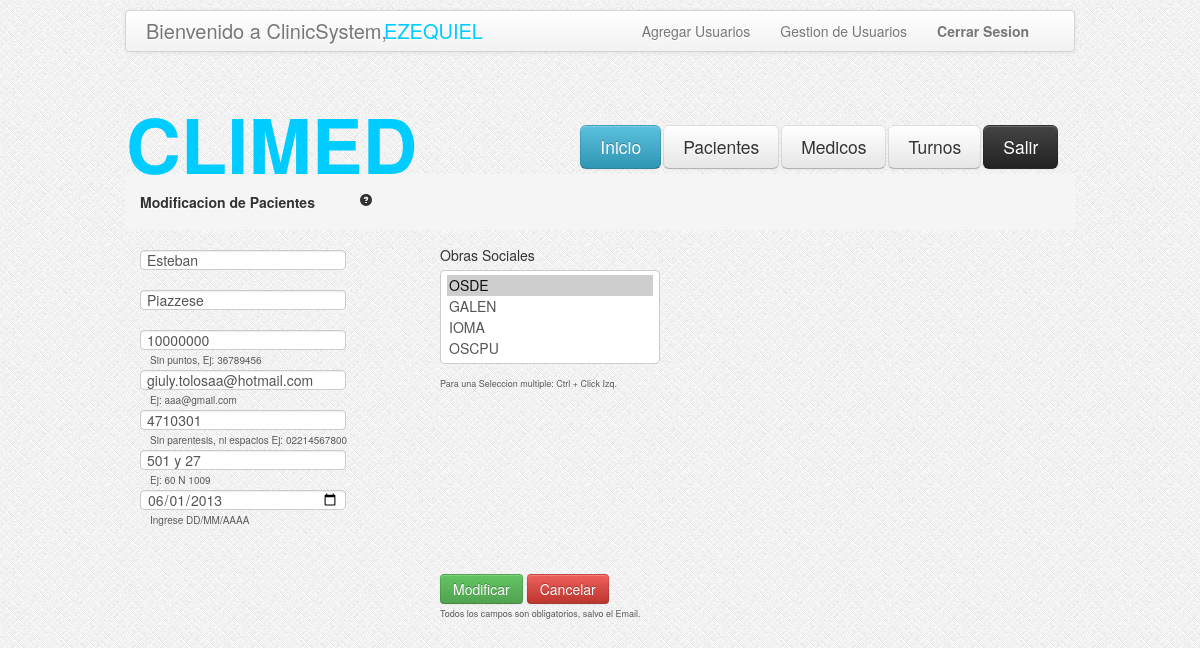
Screenshot of /CargaPaciente.php?idpaciente=73 (signed in) with the database file from the repository.
### tables this page shows
CREATE TABLE IF NOT EXISTS `pacientes` (
  `idpaciente` int(11) NOT NULL AUTO_INCREMENT,
  `dni` int(11) NOT NULL,
  `apellido` varchar(100) NOT NULL,
  `nombre` varchar(100) NOT NULL,
  `email` varchar(100) DEFAULT NULL,
  `telefono` int(11) NOT NULL,
  `fechaNac` date NOT NULL,
  `direccion` varchar(255) NOT NULL,
  `activo` tinyint(4) NOT NULL DEFAULT '1',
  PRIMARY KEY (`idpaciente`)
);

### CargaPaciente.php (the view, shortened to what this page needs)
<head>
	<link rel="stylesheet" type="text/css" href="css/estilo.css"/>
	<link rel="stylesheet" type="text/css" href="css/bootstrap.css"/>
	<link rel="stylesheet" type="text/css" href="css/bootstrap-responsive.css"/>
</head>
<body style="background-image:url('images/bg.png')">
 	<?php include_once('header.php'); ?>
	<div class="encapsulador">
		<ul class="breadcrumb">
			<li>
				<h5>Modificacion de Pacientes <a href="#" style="margin-left: 40px;"><i class="icon-question-sign"></i></a></h5>
			</li>
		</ul>
		<?php
			if(isset($_GET['idpaciente'])){
				$queryPaciente = "SELECT * FROM pacientes WHERE idpaciente = ".$_GET['idpaciente']."";
				$resultadoQueryPaciente = mysql_query($queryPaciente);
				$paciente = mysql_fetch_array($resultadoQueryPaciente);
	   ?>
		<div id="form-modificacion-pacientes">
			<form class="form-horizontal" method="POST" action="ModificarPaciente.php" enctype="multipart/form-data" >
				<div class="control-group">
					<input class="namee" name="nombre" type="text" maxlength="50" placeholder="Nombre.." value="<?php echo $paciente['nombre'];?>">
				</div>
				<div class="control-group">
					<input class="apellidoo" name="apellido" type="text" maxlength="50" placeholder="Apellido.." value="<?php echo $paciente['apellido'];?>">
				</div>
				<div class="control-group">
					<input class="dnii" name="dni" type="text" maxlength="9" placeholder="DNI.." value="<?php echo $paciente['dni'];?>">
					<span class="help-block" style= "margin-left: 10px; margin-top: 0px; font-size: 10px;margin-bottom: -20px;">Sin puntos, Ej: 36789456</span>
				</div>
				<div class="control-group">
					<input class="emaill" name="email" type="text" maxlength="35" placeholder="Email.." value="<?php echo $paciente['email'];?>">
					<span class="help-block" style= "margin-left: 10px; margin-top: 0px; font-size: 10px;margin-bottom: -20px;">Ej: aaa@gmail.com</span>
				</div>
				<div class="control-group">
					<input class="tell" name="tel" type="text" maxlength="25" placeholder="Telefono.." value="<?php echo $paciente['telefono'];?>">
					<span class="help-block" style= "margin-left: 10px; margin-top: 0px; font-size: 10px;margin-bottom: -20px;">Sin parentesis, ni espacios Ej: 02214567800</span>
				</div>
				<div class="control-group">
					<input class="dirr" name="dir" type="text" maxlength="150" placeholder="Direccion.." value="<?php echo $paciente['direccion'];?>">
					<span class="help-block" style= "margin-left: 10px; margin-top: 0px; font-size: 10px;margin-bottom: -20px;">Ej: 60 N 1009</span>
				</div>
				<div class="control-group">
					<input class="fecnacc" name="fecnac" type="date" min="1900-01-01" max="2013-06-01" placeholder="Fecha de Nacimiento.." value="<?php echo $paciente['fechaNac'];?>">
					<span class="help-block" style= "margin-left: 10px; margin-top: 0px; font-size: 10px;margin-bottom: -20px;">Ingrese DD/MM/AAAA</span>
				</div>
				<div style="margin-left: 300px;margin-top: -285px;">
					<label>Obras Sociales</label>
					<select multiple="multiple" id="obra" name="obra[]">
					<?php
						$queryObrasPaciente = "  SELECT
														o.nombre,
														o.idobra
												 FROM
														pac_obrasocial AS po
												 INNER JOIN obrasociales AS o on o.idobra = po.idobra
												 INNER JOIN pacientes AS p on p.idpaciente = po.idpaciente
												 WHERE  p.idpaciente=".$_GET['idpaciente']." ";
						$resultadoQueryObrasPaciente = mysql_query($queryObrasPaciente);
						while ($obrasPaciente = mysql_fetch_array($resultadoQueryObrasPaciente)) {
					?>
							<option selected="selected" value="<?php echo $obrasPaciente["idobra"];?>"><?php echo $obrasPaciente["nombre"]; ?></option>
					<?php
						}
						$queryObrasResto = "SELECT o.nombre, o.idobra
									 FROM obrasociales as o
									 WHERE o.nombre not in   (SELECT o.nombre
															  FROM pac_obrasocial as po
															  INNER JOIN obrasociales as o ON o.idobra = po.idobra
															  INNER JOIN pacientes as p ON p.idpaciente = po.idpaciente
															  WHERE p.idpaciente=".$_GET['idpaciente'].")
									 AND o.activo = 1";
						$resultadoQueryObrasResto = mysql_query($queryObrasResto);
						while ($obrasResto = mysql_fetch_array($resultadoQueryObrasResto)) {
					?>
							<option value="<?php echo $obrasResto["idobra"];?>"><?php echo $obrasResto["nombre"]; ?></option>
					<?php
						}
					?>
					</select>
					<span class="help-block" style="font-size: 9px;"> Para una Seleccion multiple: Ctrl + Click Izq.</span>
				</div>
				<div style="margin-left:300px;margin-top: 180px;">
					<a data-toggle="modal" role="button" href="#modificar" class="btnsubmit btn-success">Modificar</a>
					<a data-toggle="modal" role="button" href="#cancelar" class="btn btn-danger">Cancelar</a>
				</div>
				<span class="help-block" style="margin-left: 300px;font-size: 9px;"> Todos los campos son obligatorios, salvo el Email.</span>
			</form>
		</div>
		<?php
			}
		?>
	</div>
</body>
</html>

### css/estilo.css (style rules this page uses)
.encapsulador { width:950px; height:auto; margin: auto; }
#form-modificacion-pacientes { float: left; margin-left: 15px;" }

### rows the page displays
pacientes: nombre "Esteban", apellido "Piazzese", dni "10000000", email "giuly.tolosaa@hotmail.com", tel "4710301", dir "501 y 27", fecnac "06/01/2013"

### other values shown
$usuario "EZEQUIEL"
form field value "OSDE ☑ / GALEN / IOMA / OSCPU"
